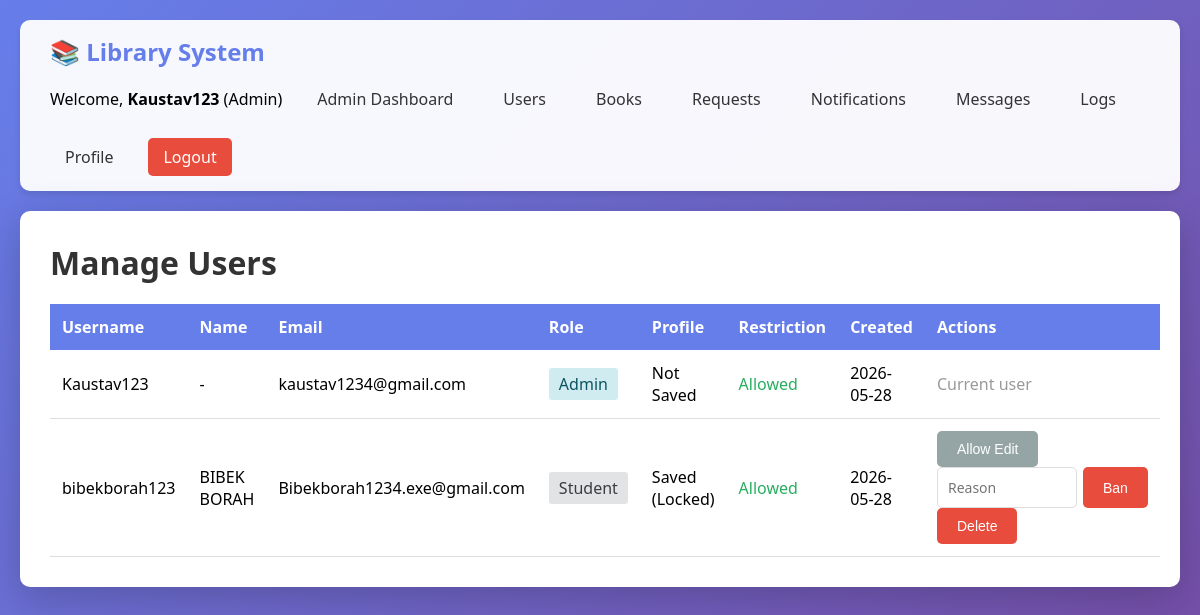
The app's page /admin/users (signed in) with its own data.
### tables this page shows
CREATE TABLE users (
            id INTEGER PRIMARY KEY AUTOINCREMENT,
            username TEXT UNIQUE NOT NULL,
            email TEXT UNIQUE NOT NULL,
            password_hash TEXT NOT NULL,
            role TEXT DEFAULT 'Student',
            created_at TEXT DEFAULT CURRENT_TIMESTAMP
        , full_name TEXT, department TEXT, programme TEXT, semester TEXT, academic_year TEXT, contact_number TEXT, gender TEXT, caste TEXT, profile_completed INTEGER DEFAULT 0, profile_edit_allowed INTEGER DEFAULT 1, is_restricted INTEGER DEFAULT 0, restriction_reason TEXT, restricted_at TEXT);

### app.py (the view)
@app.route('/admin/users')
@admin_required
def admin_users():
    conn = get_db_connection()
    users = conn.execute(
        '''SELECT id, username, email, role, full_name, department, programme,
                  semester, academic_year, contact_number, gender, caste,
                  profile_completed, profile_edit_allowed, is_restricted,
                  restriction_reason, created_at
           FROM users ORDER BY created_at DESC'''
    ).fetchall()
    conn.close()
    return render_template('admin_users.html', users=users)

### app.py (called while the page is built)
def get_db_connection():
    conn = sqlite3.connect('library.db')
    conn.row_factory = sqlite3.Row
    return conn

def get_active_login_notices():
    try:
        conn = get_db_connection()
        notices = conn.execute(
            '''SELECT * FROM login_notifications
               WHERE is_active = 1
               ORDER BY created_at DESC'''
        ).fetchall()
        conn.close()
        return notices
    except sqlite3.Error:
        return []

@app.context_processor
def inject_admin_message_count():
    unread_admin_messages = 0
    if session.get('role') == 'Admin':
        conn = None
        try:
            conn = get_db_connection()
            unread_admin_messages = conn.execute(
                'SELECT COUNT(*) as count FROM admin_messages WHERE status = ?',
                ('Unread',)
            ).fetchone()['count']
        except sqlite3.Error:
            unread_admin_messages = 0
        finally:
            if conn:
                conn.close()
    return {
        'unread_admin_messages': unread_admin_messages,
        'current_display_name': session.get('display_name') or session.get('username'),
        'login_notices': get_active_login_notices(),
    }

def admin_required(f):
    @wraps(f)
    def decorated_function(*args, **kwargs):
        if 'server_restart_token' not in session or session.get('server_restart_token') != app.config.get('SESSION_RESTART_EPOCH'):
            session.clear()
            return redirect(url_for('index'))
        if 'user_id' not in session or session.get('role') != 'Admin':
            return redirect(url_for('index'))
        return f(*args, **kwargs)
    return decorated_function

### templates/admin_users.html (shortened to what this page needs)
{% extends "base.html" %}  {% block content %}
<h1>Manage Users</h1>
<table>
  <thead>
    <tr>
      <th>Username</th>
      <th>Name</th>
      <th>Email</th>
      <th>Role</th>
      <th>Profile</th>
      <th>Restriction</th>
      <th>Created</th>
      <th>Actions</th>
    </tr>
  </thead>
  <tbody>
    {% for user in users %}
    <tr>
      <td>{{ user['username'] }}</td>
      <td>{{ user['full_name'] or '-' }}</td>
      <td>{{ user['email'] }}</td>
      <td>
        <span
          style="padding: 5px 10px; border-radius: 3px;
                    {% if user['role'] == 'Admin' %}background: #d1ecf1; color: #0c5460;
                    {% else %}background: #e2e3e5; color: #383d41;{% endif %}"
        >
          {{ user['role'] }}
        </span>
      </td>
      <td>
        {% if user['profile_completed'] %}
        Saved {% if user['profile_edit_allowed'] %}(Edit Open){% else %}(Locked){% endif %}
        {% else %}Not Saved{% endif %}
      </td>
      <td>
        {% if user['is_restricted'] %}
        <span style="color: #c0392b">{{ user['restriction_reason'] }}</span>
        {% else %}
        <span style="color: #27ae60">Allowed</span>
        {% endif %}
      </td>
      <td>{{ user['created_at'][:10] }}</td>
      <td>
        {% if user['role'] == 'Student' %}
        <form
          method="POST"
          action="{{ url_for('allow_profile_edit', user_id=user['id']) }}"
          style="display: inline"
        >
          <button type="submit" class="btn btn-secondary">Allow Edit</button>
        </form>
        {% if user['is_restricted'] %}
        <form
          method="POST"
          action="{{ url_for('unrestrict_user', user_id=user['id']) }}"
          style="display: inline"
        >
          <input type="hidden" name="csrf_token" value="{{ csrf_token() }}" />
          <button type="submit" class="btn btn-primary">Unban</button>
        </form>
        {% else %}
        <form
          method="POST"
          action="{{ url_for('restrict_user', user_id=user['id']) }}"
          style="display: inline-grid; grid-template-columns: minmax(140px, 1fr) auto; gap: 6px"
          onsubmit="return confirm('Restrict this student?');"
        >
          <input
            type="text"
            name="restriction_reason"
            placeholder="Reason"
            maxlength="200"
          />
          <button type="submit" class="btn btn-danger">Ban</button>
        </form>
        {% endif %} {% endif %}
        {% if user['id'] != session.get('user_id') %}
        <form
          method="POST"
          action="{{ url_for('delete_user', user_id=user['id']) }}"
          style="display: inline"
          onsubmit="return confirm('Delete this user?');"
        >
          <button type="submit" class="btn btn-danger">Delete</button>
        </form>
        {% else %}
        <span style="color: #999">Current user</span>
        {% endif %}
      </td>
    </tr>
    {% else %}
    <tr>
      <td colspan="8" style="text-align: center; color: #999">No users</td>
    </tr>
    {% endfor %}
  </tbody>
</table>
{% endblock %}

### templates/base.html (shortened to what this page needs)
<!doctype html>
<html lang="en">
  <head>
  </head>
  <body>
    {% if session.get('user_id') %}
    <div class="navbar">
      <a href="/" class="navbar-brand">📚 Library System</a>
      <div class="navbar-menu">
        <span
          >Welcome, <strong>{{ current_display_name }}</strong> ({{
          session.get('role') }})</span
        >
        {% if session.get('role') == 'Admin' %}
        <a href="{{ url_for('admin_dashboard') }}">Admin Dashboard</a>
        <a href="{{ url_for('admin_users') }}">Users</a>
        <a href="{{ url_for('admin_books') }}">Books</a>
        <a href="{{ url_for('admin_book_requests') }}">Requests</a>
        <a href="{{ url_for('admin_notifications') }}">Notifications</a>
        <a href="{{ url_for('admin_messages') }}"
          >Messages </a
        >
        <a href="{{ url_for('admin_logs') }}">Logs</a>
        {% else %}
        <a href="{{ url_for('student_dashboard') }}">Dashboard</a>
        <a href="{{ url_for('student_books') }}">Browse Books</a>
        <a href="{{ url_for('student_message_admin') }}">Message Admin</a>
        {% endif %}
        <a href="{{ url_for('profile') }}">Profile</a>
        <a href="{{ url_for('logout') }}" class="logout-btn">Logout</a>
      </div>
    </div>
    {% endif %}
    <div class="container">
       {% block content %}{% endblock %}
    </div>
  </body>
</html>

### templates/base.html (style rules this page uses)
* { margin: 0; padding: 0; box-sizing: border-box; }
body { font-family: "Segoe UI", Tahoma, Geneva, Verdana, sans-serif; background: linear-gradient(135deg, #667eea 0%, #764ba2 100%); min-height: 100vh; padding: 20px; animation: pageEnter 1s ease both; will-change: opacity, transform; }
.navbar { background: rgba(255, 255, 255, 0.95); border-radius: 10px; padding: 15px 30px; margin-bottom: 20px; display: flex; justify-content: space-between; align-items: center; gap: 12px; flex-wrap: wrap; box-shadow: 0 4px 6px rgba(0, 0, 0, 0.1); }
.navbar-brand { font-size: 24px; font-weight: bold; color: #667eea; text-decoration: none; }
.navbar-menu { display: flex; gap: 20px; align-items: center; flex-wrap: wrap; }
.navbar-menu a { color: #333; text-decoration: none; padding: 8px 15px; border-radius: 5px; transition: background-color 0.3s ease, color 0.3s ease, transform 0.3s ease; }
.navbar-menu .logout-btn { background: #e74c3c; color: white; }
.container { max-width: 1200px; margin: 0 auto; background: white; border-radius: 10px; padding: 30px; box-shadow: 0 10px 40px rgba(0, 0, 0, 0.2); }
h1, h2 { color: #333; margin-bottom: 20px; }
input[type="text"], input[type="email"], input[type="password"], input[type="date"], textarea, select { width: 100%; padding: 10px; border: 1px solid #ddd; border-radius: 5px; font-size: 14px; font-family: inherit; }
.btn { padding: 10px 20px; border: none; border-radius: 5px; cursor: pointer; font-size: 14px; font-weight: 500; transition: background-color 0.3s ease, color 0.3s ease, transform 0.3s ease, box-shadow 0.3s ease; will-change: transform; }
.btn-secondary { background: #95a5a6; color: white; }
.btn-danger { background: #e74c3c; color: white; }
table { width: 100%; border-collapse: collapse; margin-top: 20px; }
th { background: #667eea; color: white; padding: 12px; text-align: left; }
td { padding: 12px; border-bottom: 1px solid #ddd; }

### records on screen
users: username "Kaustav123", get "Admin", user "-", email "kaustav1234@gmail.com", role "Admin", profile_completed "Not Saved", is_restricted "Allowed", created_at "2026-05-28", shows "Current user"
users: username "bibekborah123", full_name "BIBEK BORAH", email "Bibekborah1234.exe@gmail.com", role "Student", profile_completed "Saved", is_restricted "Allowed", created_at "2026-05-28"
